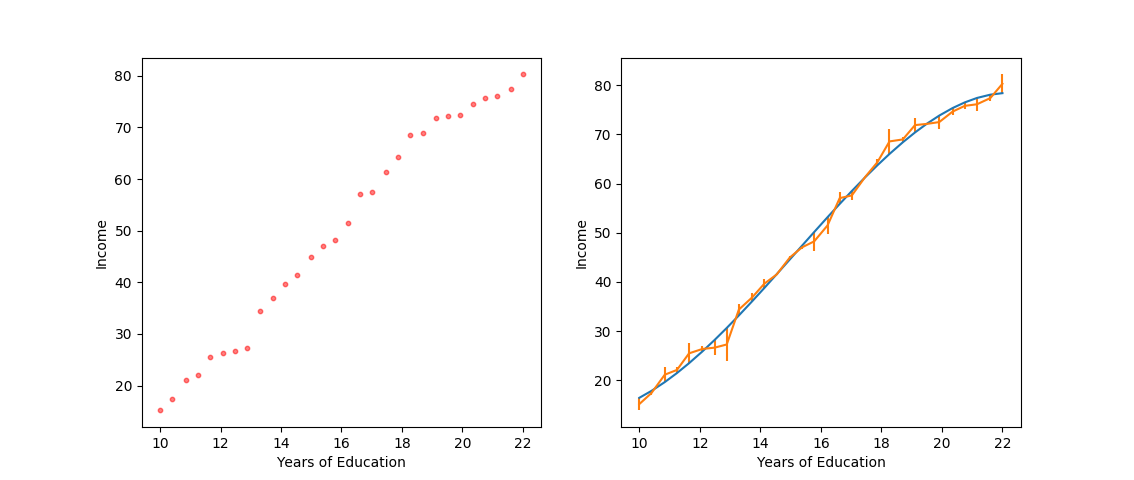

Generate this figure with Python:
#!/usr/local/bin/python
# -*- coding: utf-8 -*-

import numpy as np
import matplotlib.pyplot as plt
import csv

with open('./dataset/Income1.csv') as csvfile:
    data = csv.reader(csvfile, quoting=csv.QUOTE_NONNUMERIC)
    x = []
    y = []
    for index, row in enumerate(data):
        if index > 0:
            x.append(row[1])
            y.append(row[2])
    # print curve_fit(f, x, y)[0] # your data x, y to fit
    # a, b, c = sp.polyfit(x, y, 2)
    x = sorted(x)
    y = sorted(y)
    print x
    plt.figure(1)

    # Normal Plot
    plt.subplot(121)
    plt.scatter(x, y, s=10, c='red', alpha=0.5)
    plt.xlabel('Years of Education')
    plt.ylabel('Income')

    # Plot with the polynomial fit to 3 degree and error
    plt.subplot(122)
    # plt.scatter(x, y, s=10, c='red', alpha=0.5)
    plt.xlabel('Years of Education')
    plt.ylabel('Income')
    z = np.poly1d(np.polyfit(x, y, 3))
    error = [z(x[i]) - y[i] for i, _ in enumerate(x)]
    plt.plot(x, z(x))
    plt.errorbar(x, y, yerr=error)
    plt.show()
